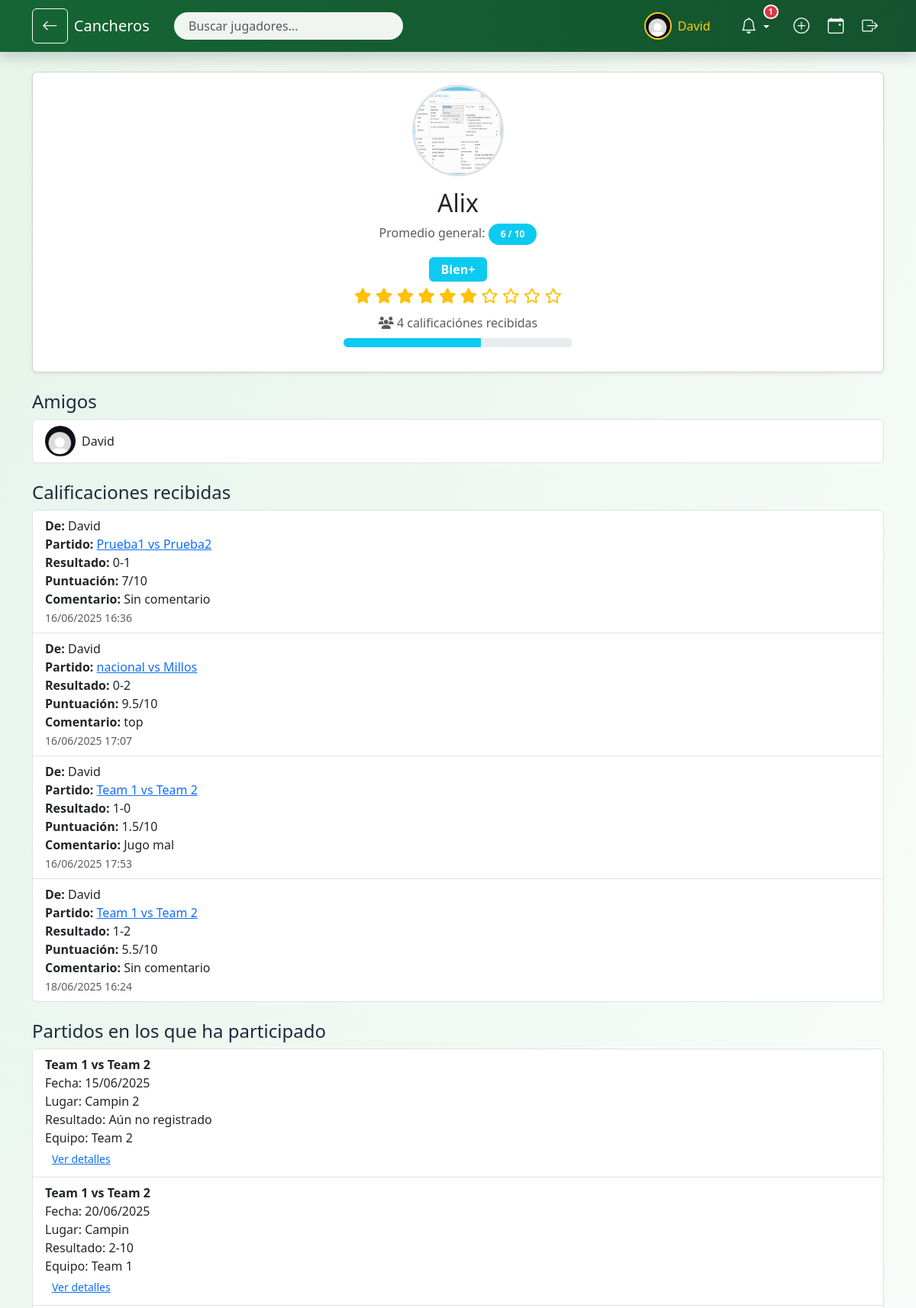
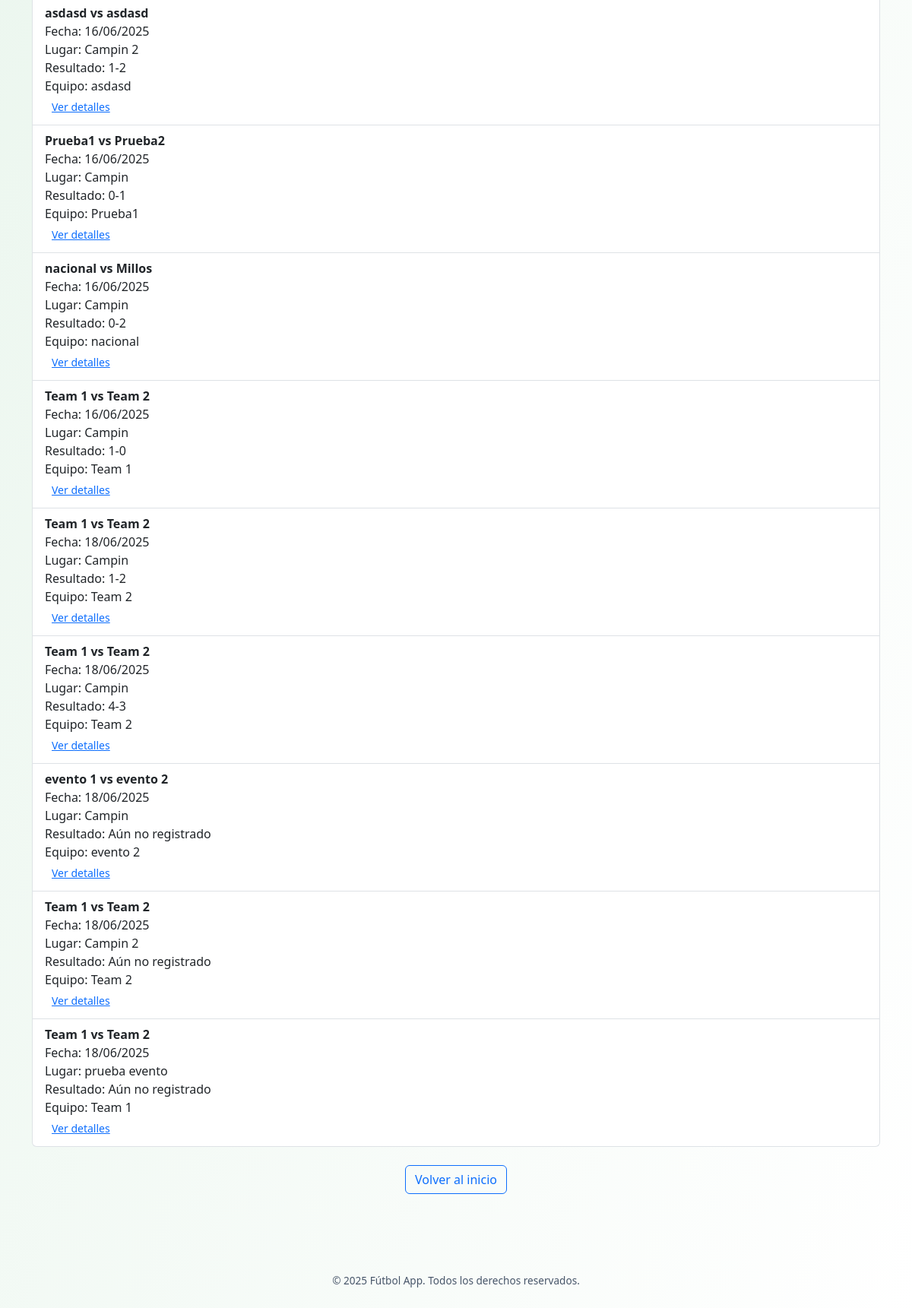
Page /usuario/2 (signed in) on the committed database (2 pictures, top to bottom).
### models.py (models this page shows, shortened)
class User(UserMixin, db.Model):
    __tablename__ = 'user'
    id = db.Column(db.Integer, primary_key=True)
    username = db.Column(db.String(100), unique=True, nullable=False)
    password = db.Column(db.String(200), nullable=False)
    foto_perfil = db.Column(db.String(120), default='default.jpg')
    calificaciones_recibidas = db.relationship(
        'Calificacion', foreign_keys='Calificacion.evaluado_id',
        back_populates='evaluado', lazy='dynamic'
    )
    calificaciones_realizadas = db.relationship(
        'Calificacion', foreign_keys='Calificacion.evaluador_id',
        back_populates='evaluador', lazy='dynamic'
    )
    inscripciones = db.relationship('Inscripcion', back_populates='user', lazy='dynamic')
    partidos_creados = db.relationship('Partido', back_populates='organizador', lazy='dynamic')
    amistades_enviadas = db.relationship('Amistad',
                                         foreign_keys='Amistad.usuario_id',
                                         backref='solicitante', lazy='dynamic')
    amistades_recibidas = db.relationship('Amistad',
                                          foreign_keys='Amistad.amigo_id',
                                          backref='receptor', lazy='dynamic')
    def promedio_calificaciones(self):
        calificaciones = self.calificaciones_recibidas.all()
        if not calificaciones:
            return "Sin calificaciones"
        promedio = sum(c.puntuacion for c in calificaciones) / len(calificaciones)
        return round(promedio, 1)

class Calificacion(db.Model):
    __tablename__ = 'calificacion'
    id = db.Column(db.Integer, primary_key=True)
    partido_id = db.Column(db.Integer, db.ForeignKey('partido.id'), nullable=False)
    evaluador_id = db.Column(db.Integer, db.ForeignKey('user.id'), nullable=False)
    evaluado_id = db.Column(db.Integer, db.ForeignKey('user.id'), nullable=False)
    puntuacion = db.Column(db.Float, nullable=False)
    comentario = db.Column(db.Text, nullable=True)
    fecha = db.Column(db.DateTime, default=datetime.utcnow)
    __table_args__ = (
        db.UniqueConstraint('partido_id', 'evaluador_id', 'evaluado_id', name='unique_calificacion'),
    )
    evaluador = db.relationship('User', foreign_keys=[evaluador_id], back_populates='calificaciones_realizadas')
    evaluado = db.relationship('User', foreign_keys=[evaluado_id], back_populates='calificaciones_recibidas')

class Partido(db.Model):
    __tablename__ = 'partido'
    id = db.Column(db.Integer, primary_key=True)
    fecha_hora = db.Column(db.DateTime, nullable=False)
    lugar = db.Column(db.String(200), nullable=False)
    equipo1 = db.Column(db.String(100), nullable=False)
    equipo2 = db.Column(db.String(100), nullable=False)
    max_jugadores = db.Column(db.Integer, nullable=False)
    resultado = db.Column(db.String(100))
    cerrado = db.Column(db.Boolean, default=False)
    solo_por_invitacion = db.Column(db.Boolean, default=False)
    enlace_invitacion = db.Column(db.String(100), unique=True, nullable=True)  # ✅ Link público
    organizador_id = db.Column(db.Integer, db.ForeignKey('user.id'))
    organizador = db.relationship('User', back_populates='partidos_creados')
    inscripciones = db.relationship('Inscripcion', back_populates='partido', cascade="all, delete-orphan")
    calificaciones = db.relationship('Calificacion', backref='partido', lazy='dynamic', cascade="all, delete-orphan")

class Inscripcion(db.Model):
    __tablename__ = 'inscripcion'
    id = db.Column(db.Integer, primary_key=True)
    user_id = db.Column(db.Integer, db.ForeignKey('user.id'))
    partido_id = db.Column(db.Integer, db.ForeignKey('partido.id'))
    equipo = db.Column(db.String(100))
    user = db.relationship('User', back_populates='inscripciones')
    partido = db.relationship('Partido', back_populates='inscripciones')

### app.py (the view)
@app.route('/usuario/<int:user_id>')
@login_required
def perfil_usuario(user_id):
    usuario = User.query.get_or_404(user_id)
    calificaciones = list(usuario.calificaciones_recibidas)
    inscripciones = list(usuario.inscripciones)
    solicitudes = Amistad.query.filter_by(amigo_id=usuario.id, confirmada=False).all() if current_user.id == user_id else []
    invitaciones = Invitacion.query.filter_by(usuario_id=usuario.id).all() if current_user.id == user_id else []
    all_users = User.query.all()
    return render_template(
        'perfil_usuario.html',
        usuario=usuario,
        calificaciones=calificaciones,
        inscripciones=inscripciones,
        solicitudes=solicitudes,
        all_users=all_users,
        invitaciones=invitaciones
    )

### templates/perfil_usuario.html (shortened to what this page needs)
{% extends 'base.html' %}
{% block content %}
{% set descripciones = {
    0.5: "Muy malo",
    1.0: "Muy malo+",
    1.5: "Malo",
    2.0: "Malo+",
    2.5: "Regular",
    3.0: "Regular+",
    3.5: "Aceptable",
    4.0: "Aceptable+",
    4.5: "Promedio",
    5.0: "Promedio+",
    5.5: "Bien",
    6.0: "Bien+",
    6.5: "Muy bien",
    7.0: "Muy bien+",
    7.5: "Excelente",
    8.0: "Excelente+",
    8.5: "Estrella",
    9.0: "Estrella+",
    9.5: "Top",
    10.0: "¡Jugador excepcional!"
} %}
{% set promedio = usuario.promedio_calificaciones() | float %}
{% set total_calificaciones = calificaciones | length %}
{% set promedio_aprox = ((promedio * 2) | round(0, 'common')) / 2 %}
{% set promedio_redondeado = promedio_aprox %}
{% set descripcion = descripciones.get(promedio_aprox, 'Sin calificaciones') %}
{% set badge_class = (
    'light text-dark' if total_calificaciones == 0 else
    'danger' if promedio_redondeado <= 2 else
    'warning' if promedio_redondeado <= 4 else
    'secondary' if promedio_redondeado <= 5.5 else
    'info' if promedio_redondeado <= 7 else
    'primary' if promedio_redondeado <= 8.5 else
    'success'
) %}
{% set total_calificaciones = calificaciones | length %}
<div class="container py-4">
    <div class="card text-center mb-4 shadow-sm">
        <div class="card-body">
            <div class="position-relative d-inline-block">
                <img id="foto-perfil" src="{{ url_for('static', filename='profile_pics/' ~ usuario.foto_perfil) }}"
                     class="rounded-circle border border-3" width="120" height="120" alt="Foto de perfil">
            </div>
            <h2 class="mt-3">{{ usuario.username }}</h2>
            <p class="mb-1">
                <p class="text-muted mb-1">
  Promedio general:
  <span class="badge bg-{{ badge_class }} px-3 py-2 rounded-pill">
    {{ '{:.1f}'.format(promedio_redondeado).rstrip('0').rstrip('.') }} / 10
  </span>
</p>
</p>
            <span class="badge bg-{{ badge_class }} fs-6 px-3 py-2 mb-1">{{ descripcion }}</span>
            <div class="text-warning fs-5 mb-2">
                {% for i in range(1, 11) %}
                    {% if promedio_redondeado >= i %}
                        <i class="fa-solid fa-star"></i>
                    {% elif promedio_redondeado + 0.5 >= i %}
                        <i class="fa-solid fa-star-half-stroke"></i>
                    {% else %}
                        <i class="fa-regular fa-star"></i>
                    {% endif %}
                {% endfor %}
            </div>
            <p class="text-muted mb-2">
                <i class="fa-solid fa-users"></i> {{ total_calificaciones }} calificación{{ total_calificaciones != 1 and 'es' or '' }} recibid{{ total_calificaciones != 1 and 'as' or 'a' }}
            </p>
            <div class="progress mx-auto mb-3" style="max-width: 300px; height: 12px;">
                <div class="progress-bar bg-{{ badge_class }}" role="progressbar"
                     style="width: {{ promedio_redondeado * 10 }}%;" aria-valuenow="{{ promedio_redondeado * 10 }}"
                     aria-valuemin="0" aria-valuemax="100"></div>
            </div>
        </div>
    </div>
    <div class="mb-4">
        <h4>Amigos</h4>
        {% set amigos_confirmados = [] %}
        {% for amistad in usuario.amistades_enviadas if amistad.confirmada %}
            {% set _ = amigos_confirmados.append(amistad.amigo) %}
        {% endfor %}
        {% for amistad in usuario.amistades_recibidas if amistad.confirmada %}
            {% set _ = amigos_confirmados.append(amistad.usuario) %}
        {% endfor %}
        {% if amigos_confirmados %}
            <ul class="list-group">
                {% for amigo in amigos_confirmados %}
                <li class="list-group-item d-flex justify-content-between align-items-center">
                    <div class="d-flex align-items-center gap-2">
                        <img src="{{ url_for('static', filename='profile_pics/' ~ amigo.foto_perfil) }}"
                             class="rounded-circle" width="40" height="40">
                        {{ amigo.username }}
                    </div>
                </li>
                {% endfor %}
            </ul>
        {% else %}
            <p class="text-muted">No tienes amigos aún.</p>
        {% endif %}
    </div>
    <div class="mb-4">
        <h4>Calificaciones recibidas</h4>
        {% if calificaciones %}
            <ul class="list-group">
                {% for calificacion in calificaciones %}
                <li class="list-group-item">
                    <strong>De:</strong> {{ calificacion.evaluador.username }}<br>
                    <strong>Partido:</strong>
                    <a href="{{ url_for('detalle_partido', partido_id=calificacion.partido.id) }}">
                        {{ calificacion.partido.equipo1 }} vs {{ calificacion.partido.equipo2 }}
                    </a><br>
                    <strong>Resultado:</strong>
                    {% if calificacion.partido.resultado %}
                        {{ calificacion.partido.resultado }}
                    {% elif calificacion.partido.cerrado %}
                        Partido cerrado sin resultado
                    {% else %}
                        Aún no registrado
                    {% endif %}<br>
                    <strong>Puntuación:</strong> {{ calificacion.puntuacion }}/10<br>
                    <strong>Comentario:</strong> {{ calificacion.comentario or "Sin comentario" }}<br>
                    <small class="text-muted">{{ calificacion.fecha.strftime('%d/%m/%Y %H:%M') }}</small>
                </li>
                {% endfor %}
            </ul>
        {% else %}
            <p class="text-muted">No has recibido calificaciones aún.</p>
        {% endif %}
    </div>
    <div class="mb-4">
        <h4>Partidos en los que ha participado</h4>
        {% if inscripciones %}
            <ul class="list-group">
                {% for inscripcion in inscripciones %}
                <li class="list-group-item">
                    <strong>{{ inscripcion.partido.equipo1 }} vs {{ inscripcion.partido.equipo2 }}</strong><br>
                    Fecha: {{ inscripcion.partido.fecha_hora.strftime('%d/%m/%Y') }}<br>
                    Lugar: {{ inscripcion.partido.lugar }}<br>
                    Resultado:
                    {% if inscripcion.partido.resultado %}
                        {{ inscripcion.partido.resultado }}
                    {% elif inscripcion.partido.cerrado %}
                        Partido cerrado sin resultado
                    {% else %}
                        Aún no registrado
                    {% endif %}<br>
                    Equipo: {{ inscripcion.equipo }}<br>
                    <a href="{{ url_for('detalle_partido', partido_id=inscripcion.partido.id) }}" class="btn btn-link btn-sm">Ver detalles</a>
                </li>
                {% endfor %}
            </ul>
        {% else %}
            <p class="text-muted">No has participado en ningún partido aún.</p>
        {% endif %}
    </div>
    <div class="text-center">
        <a href="{{ url_for('index') }}" class="btn btn-outline-primary">Volver al inicio</a>
    </div>
</div>
{% endblock %}

### templates/base.html (shortened to what this page needs)
<!DOCTYPE html>
<html lang="es">
<head>
    <link href="https://cdn.jsdelivr.net/npm/bootstrap@5.3.3/dist/css/bootstrap.min.css" rel="stylesheet">
    <link href="https://cdn.jsdelivr.net/npm/bootstrap-icons@1.11.0/font/bootstrap-icons.css" rel="stylesheet">
    <link href="https://cdn.jsdelivr.net/npm/bootstrap@5.3.0/dist/css/bootstrap.min.css" rel="stylesheet">
    <link href="https://cdnjs.cloudflare.com/ajax/libs/font-awesome/6.4.0/css/all.min.css" rel="stylesheet">
    <link href="https://cdn.jsdelivr.net/npm/bootstrap-icons@1.10.5/font/bootstrap-icons.css" rel="stylesheet">
</head>
<body>
<nav class="navbar navbar-expand-lg fixed-top shadow">
    <div class="container">
        {% if request.endpoint not in ['index', 'inicio'] %}
        <a href="javascript:history.back()" class="btn btn-outline-light me-2" data-bs-toggle="tooltip" title="Volver">
            <i class="bi bi-arrow-left"></i>
        </a>
        {% endif %}
        <a class="navbar-brand" href="{{ url_for('index') if current_user.is_authenticated else url_for('inicio') }}">
             Cancheros
        </a>
        <div class="collapse navbar-collapse" id="mainNavbar">
            {% if current_user.is_authenticated %}
                <form class="d-flex position-relative me-auto ms-3" style="width: 300px;" onsubmit="return false;">
                    <input id="busqueda-nav" type="search" class="form-control" placeholder="Buscar jugadores..." autocomplete="off">
                </form>
            {% endif %}
            <ul class="navbar-nav ms-auto align-items-center">
                {% if current_user.is_authenticated %}
                    <li class="nav-item me-3 d-flex align-items-center gap-2">
    <a href="{{ url_for('perfil_usuario', user_id=current_user.id) }}"
       class="d-flex align-items-center text-decoration-none nav-link {% if request.endpoint == 'perfil_usuario' %}nav-active{% endif %}"
       data-bs-toggle="tooltip" title="Mi perfil">
        <img src="{{ url_for('static', filename='profile_pics/' ~ current_user.foto_perfil) }}"
             alt="Perfil" class="nav-profile-img" width="30" height="30">
        <span class="ms-2 text-white">{{ current_user.username }}</span>
    </a>
</li>
                    <li class="nav-item dropdown me-2 notification-icon" data-bs-toggle="tooltip" title="Notificaciones">
                        <a class="nav-link dropdown-toggle" href="#" role="button" data-bs-toggle="dropdown">
                            <i class="bi bi-bell"></i>
                            {% if solicitudes_count + invitaciones_count > 0 %}
                                <span class="notification-badge">{{ solicitudes_count + invitaciones_count }}</span>
                            {% endif %}
                        </a>
                    </li>
                    <li class="nav-item" data-bs-toggle="tooltip" title="Crear partido">
    <a class="nav-link {% if request.endpoint == 'crear_partido' %}nav-active{% endif %}" href="{{ url_for('crear_partido') }}">
        <i class="bi bi-plus-circle"></i>
    </a>
</li>
<li class="nav-item" data-bs-toggle="tooltip" title="Eventos">
    <a class="nav-link {% if request.endpoint == 'index' %}nav-active{% endif %}" href="{{ url_for('index') }}">
        <i class="bi bi-calendar-event"></i>
    </a>
</li>
                    <li class="nav-item" data-bs-toggle="tooltip" title="Cerrar sesión">
                        <a class="nav-link text-warning" href="{{ url_for('logout') }}">
                            <i class="bi bi-box-arrow-right"></i>
                        </a>
                    </li>
                {% endif %}
            </ul>
        </div>
    </div>
</nav>
<main class="container-fluid contenido">
    {% block content %}{% endblock %}
</main>
<footer>
    © {{ current_year or 2025 }} Fútbol App. Todos los derechos reservados.
</footer>
</body>
</html>

### rows in the picture
User: foto_perfil (placeholder picture), username "David"
User: foto_perfil (picture), username "Alix"
Calificacion: evaluador.username "David", partido.equipo1 "Prueba1", partido.equipo2 "Prueba2", partido.resultado "0-1", puntuacion "7", comentario "Sin comentario", fecha "16/06/2025 16:36"
Calificacion: evaluador.username "David", partido.equipo1 "nacional", partido.equipo2 "Millos", partido.resultado "0-2", puntuacion "9.5", comentario "top", fecha "16/06/2025 17:07"
Calificacion: evaluador.username "David", partido.equipo1 "Team 1", partido.equipo2 "Team 2", partido.resultado "1-0", puntuacion "1.5", comentario "Jugo mal", fecha "16/06/2025 17:53"
Calificacion: evaluador.username "David", partido.equipo1 "Team 1", partido.equipo2 "Team 2", partido.resultado "1-2", puntuacion "5.5", comentario "Sin comentario", fecha "18/06/2025 16:24"
Inscripcion: partido.equipo1 "Team 1", partido.equipo2 "Team 2", partido.fecha_hora "15/06/2025", partido.lugar "Campin 2", shows "Aún no registrado", equipo "Team 2"
Inscripcion: partido.equipo1 "Team 1", partido.equipo2 "Team 2", partido.fecha_hora "20/06/2025", partido.lugar "Campin", partido.resultado "2-10", equipo "Team 1"
Inscripcion: partido.equipo1 "asdasd", partido.equipo2 "asdasd", partido.fecha_hora "16/06/2025", partido.lugar "Campin 2", partido.resultado "1-2", equipo "asdasd"
Inscripcion: partido.equipo1 "Prueba1", partido.equipo2 "Prueba2", partido.fecha_hora "16/06/2025", partido.lugar "Campin", partido.resultado "0-1", equipo "Prueba1"
Inscripcion: partido.equipo1 "nacional", partido.equipo2 "Millos", partido.fecha_hora "16/06/2025", partido.lugar "Campin", partido.resultado "0-2", equipo "nacional"
Inscripcion: partido.equipo1 "Team 1", partido.equipo2 "Team 2", partido.fecha_hora "16/06/2025", partido.lugar "Campin", partido.resultado "1-0", equipo "Team 1"
Inscripcion: partido.equipo1 "Team 1", partido.equipo2 "Team 2", partido.fecha_hora "18/06/2025", partido.lugar "Campin", partido.resultado "1-2", equipo "Team 2"
Inscripcion: partido.equipo1 "Team 1", partido.equipo2 "Team 2", partido.fecha_hora "18/06/2025", partido.lugar "Campin", partido.resultado "4-3", equipo "Team 2"
Inscripcion: partido.equipo1 "evento 1", partido.equipo2 "evento 2", partido.fecha_hora "18/06/2025", partido.lugar "Campin", shows "Aún no registrado", equipo "evento 2"
Inscripcion: partido.equipo1 "Team 1", partido.equipo2 "Team 2", partido.fecha_hora "18/06/2025", partido.lugar "Campin 2", shows "Aún no registrado", equipo "Team 2"
Inscripcion: partido.equipo1 "Team 1", partido.equipo2 "Team 2", partido.fecha_hora "18/06/2025", partido.lugar "prueba evento", shows "Aún no registrado", equipo "Team 1"

### other values in the picture
{{ solicitudes_count + invitaciones_count }} "1"
{{ '{:.1f}'.format(promedio_redondeado).rstrip('0').rstrip('.') }} "6"
{{ descripcion }} "Bien+"
{{ total_calificaciones }} "4"
{{ total_calificaciones != 1 and 'es' or '' }} "es"
{{ total_calificaciones != 1 and 'as' or 'a' }} "as"
{{ current_year or 2025 }} "2025"
